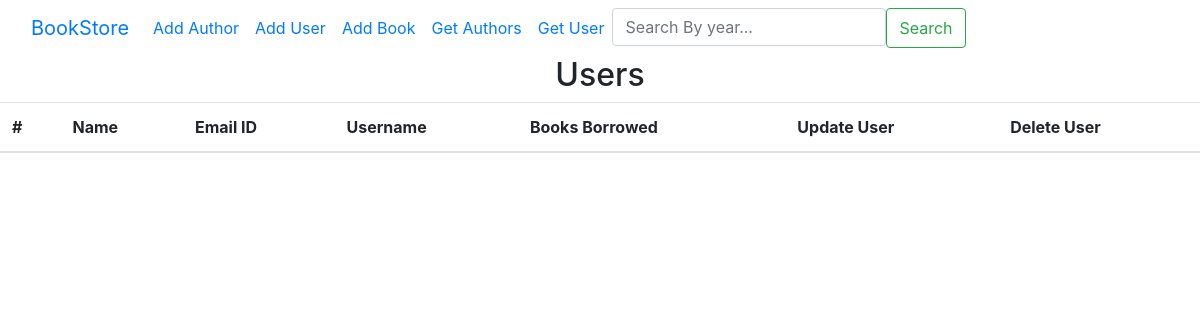
/get_user/, run on an earlier commit of the app's database.
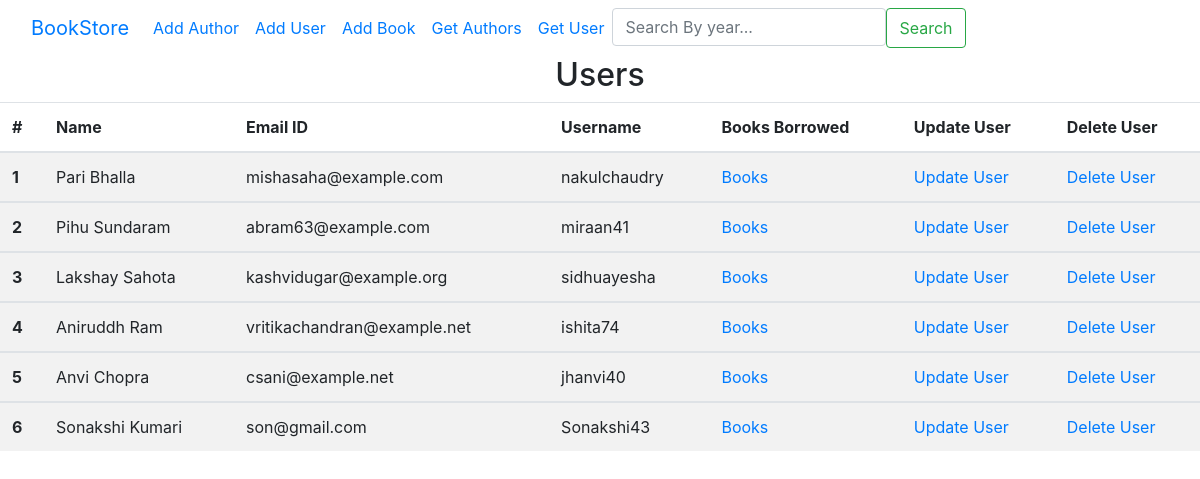
And on a later commit of the database.
### lms/models.py (models this page shows, shortened)
class User(models.Model):
    username=models.CharField(max_length=100,unique=True)
    email=models.EmailField(unique=True)
    first_name=models.CharField(max_length=100)
    last_name= models.CharField(max_length=100)
    created_at=models.DateTimeField(auto_now_add=True)
    updated_at=models.DateTimeField(auto_now=True)

### lms/views.py (the view)
# urls.py: path('get_user/',views.get_user, name='getUser'),
def get_user(request):
    users = User.objects.all()
    context = {
        'users': users
    }
    return render(request, 'user.html', context=context)

### lms/templates/user.html
{% extends 'base.html' %} {% block content %} {% include 'navbar.html' %}
<h2 class="text-center">Users</h2>
<table class="table table-striped">
  <thead>
    <tr>
      <th scope="col">#</th>
      <th scope="col">Name</th>
      <th scope="col">Email ID</th>
      <th scope="col">Username</th>
      <th scope="col">Books Borrowed</th>
      <th scope="col">Update User</th>
      <th scope="col">Delete User</th>
    </tr>
  </thead>
  {% for user in users %}
  <tbody>
    <th scope="row">{{ forloop.counter }}</th>
    <td>{{ user.first_name }} {{ user.last_name }}</td>
    <td>{{ user.email }}</td>
    <td>{{ user.username }}</td>
    <td><a href="{% url 'booksBorrowed' user.id %}">Books</a></td>
    <td><a href="{% url 'updateUser' user.id %}">Update User</a></td>
    <td><a href="{% url 'deleteUser' user.id %}">Delete User</a></td>
  </tbody>
  {% endfor %}
</table>
{% endblock %}

What changed in the data, as far as the page shows it:
added User: first_name "Pari", last_name "Bhalla", email "mishasaha@example.com", username "nakulchaudry"
added User: first_name "Pihu", last_name "Sundaram", email "abram63@example.com", username "miraan41"
added User: first_name "Lakshay", last_name "Sahota", email "kashvidugar@example.org", username "sidhuayesha"
added User: first_name "Aniruddh", last_name "Ram", email "vritikachandran@example.net", username "ishita74"
added User: first_name "Anvi", last_name "Chopra", email "csani@example.net", username "jhanvi40"
added User: first_name "Sonakshi", last_name "Kumari", email "son@gmail.com", username "Sonakshi43"
